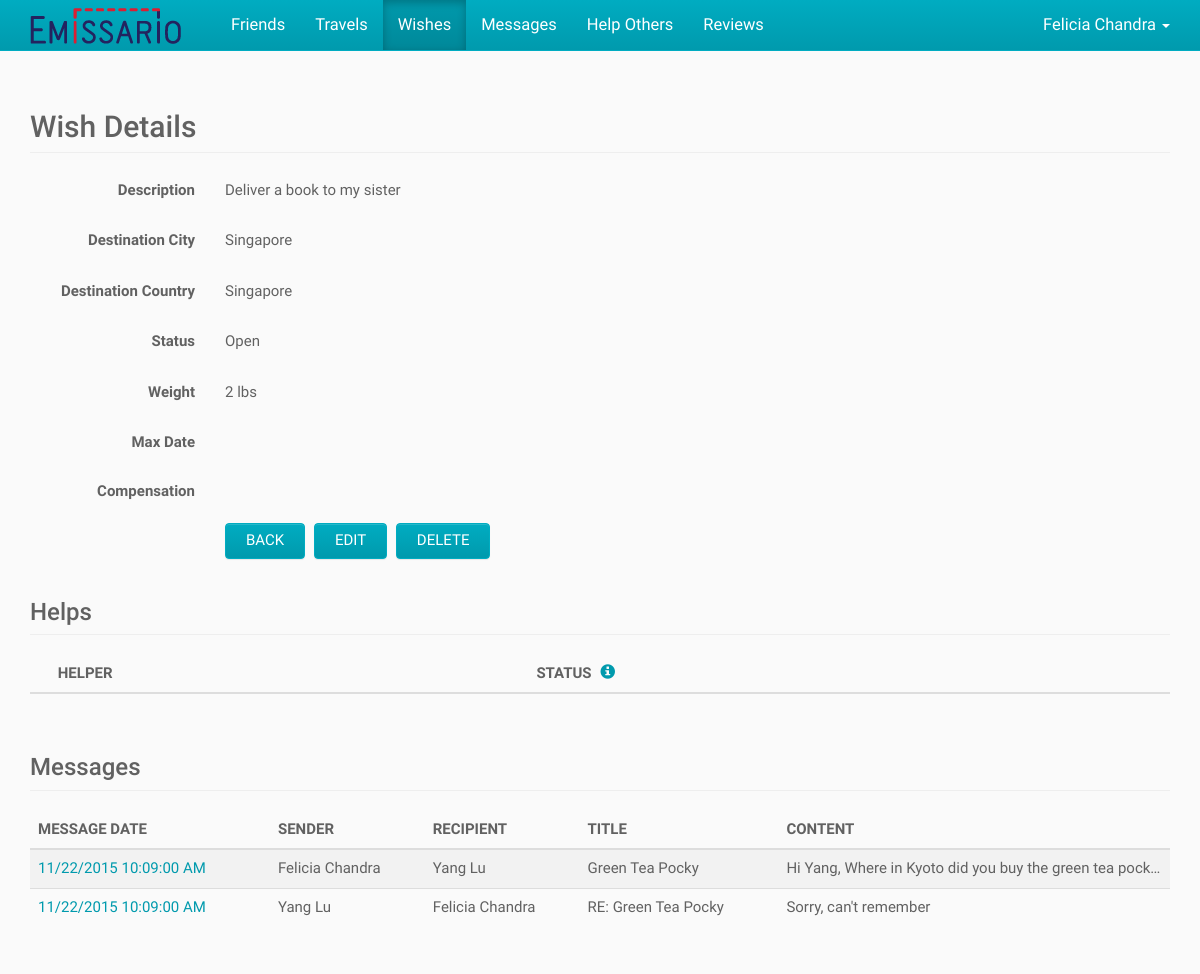
The app's page /index.php/wishes/view/1 (signed in) with its own data.
### tables this page shows
CREATE TABLE IF NOT EXISTS User (
	ID BIGINT NOT NULL AUTO_INCREMENT,
    First_Name VARCHAR(100) NOT NULL,
    Last_Name VARCHAR(100) NULL,
    Email VARCHAR(100) NOT NULL UNIQUE,
    `Password` CHAR(255) NOT NULL,
    City VARCHAR(100) NULL,
    State VARCHAR(100) NULL,
    Country VARCHAR(2) NULL,
    Phone VARCHAR(100) NULL,
    Created_On DATETIME NULL,
    Modified_On DATETIME NULL,
    PRIMARY KEY (ID)
);

CREATE TABLE IF NOT EXISTS Wish (
	ID BIGINT NOT NULL AUTO_INCREMENT,
    User_ID BIGINT NOT NULL,
    Description VARCHAR(1000) NOT NULL,
    Image BLOB NULL,
    Weight VARCHAR(50) NULL,
    Destination_City VARCHAR(100) NULL,
    Destination_Country VARCHAR(2) NULL,
    Max_Date DATE NULL,
    Compensation VARCHAR(100) NULL,
    Created_On DATETIME NULL,
    Modified_On DATETIME NULL,
    PRIMARY KEY (ID),
    FOREIGN KEY (User_ID) REFERENCES User (ID)
);

CREATE TABLE IF NOT EXISTS Country (
	Country_Code VARCHAR(2) NOT NULL,
    Country_Name VARCHAR(100) NOT NULL,
    Created_On DATETIME NULL,
    Modified_On DATETIME NULL,
    PRIMARY KEY (Country_Code)
);

CREATE TABLE IF NOT EXISTS Message (
	ID BIGINT NOT NULL AUTO_INCREMENT,
    Sender_ID BIGINT NOT NULL,
    Recipient_ID BIGINT NOT NULL,
    Title VARCHAR(255) NULL,
    Content VARCHAR(10000) NOT NULL,
    Unread BIT NOT NULL DEFAULT 1,
    Wish_ID BIGINT NULL,
    Created_On DATETIME NULL,
    Modified_On DATETIME NULL,
    PRIMARY KEY (ID),
    FOREIGN KEY (Sender_ID) REFERENCES User (ID),
    FOREIGN KEY (Recipient_ID) REFERENCES User (ID),
    FOREIGN KEY (Wish_ID) REFERENCES Wish (ID)
);

### application/controllers/wishes.php (called while the page is built, shortened)
<?php
class Wishes
{
	public function view($wishID)
	{
		$userID = $GLOBALS["beans"]->siteHelper->getSession("userID");
		$wish = $GLOBALS["beans"]->wishService->getWish($wishID, $userID);
		$messages = $GLOBALS["beans"]->messageService->getMessagesForWish($wishID, $userID);
		require APP . 'views/_templates/header.php';
		require APP . 'views/wishes/view.php';
		require APP . 'views/_templates/footer.php';
	}
}

### index.php (called while the page is built, shortened)
<?php
$app = new Application();

### application/core/service.php (called while the page is built)
<?php
class Service
{
	function __construct($model)
	{
		$this->model = $model;
	}
}

### application/core/model.php (called while the page is built)
<?php
class Model
{
	function __construct($db)
	{
		$this->db = $db;
	}
}

### application/models/userModel.php (called while the page is built, shortened)
<?php
class UserModel extends Model
{
	public function getUser($userID)
	{
		$sql = "SELECT User.*, Country.Country_Name, State.State_Name
				FROM User
				LEFT JOIN Country ON Country.Country_Code = User.Country
				LEFT JOIN State ON State.State_Code = User.State
				WHERE User.ID = :user_id";
		$parameters = array(":user_id" => $userID);
		return $GLOBALS["beans"]->queryHelper->getSingleRowObject($this->db, $sql, $parameters);
	}
}

### application/helpers/queryHelper.php (called while the page is built, shortened)
<?php
class QueryHelper
{
	public function getSingleRowObject($db, $sql, $parameters) {
		$query = $db->prepare($sql);
		$query->execute($parameters);
		$result = $query->fetch();
		return $result;
	}
}

### application/services/userService.php (called while the page is built, shortened)
<?php
class UserService extends Service
{
	public function getUser($userID)
	{
		return $this->model->getUser($userID);
	}
}

### application/models/wishModel.php (called while the page is built, shortened)
<?php
class WishModel extends Model
{
	public function getWish($wishID, $userID = "", $wishStatus = "")
	{
		$sql = "SELECT Wish.*,
					DATE_FORMAT(Wish.Max_Date, '%m/%d/%Y') AS Formatted_Max_Date,
					Country.Country_Name AS Destination_Country_Name
				FROM Wish
				LEFT JOIN Country ON Country.Country_Code = Wish.Destination_Country
				WHERE Wish.ID = :wish_id";
		if (is_numeric($userID)) {
			$sql .= " AND Wish.User_ID = :user_id";
		}
		$parameters = array(':wish_id' => $wishID);
		if (is_numeric($userID)) {
			$parameters[":user_id"] = $userID;
		}
		return $GLOBALS["beans"]->queryHelper->getSingleRowObject($this->db, $sql, $parameters);
	}
}

### application/services/wishService.php (called while the page is built, shortened)
<?php
class WishService extends Service
{
	public function getWish($wishID, $userID = "", $wishStatus = "")
	{
		return $this->model->getWish($wishID, $userID, $wishStatus);
	}
}

### application/models/messageModel.php (called while the page is built, shortened)
<?php
class MessageModel extends Model
{
	public function getMessagesForWish($wishID, $userID = "")
	{
		$sql = "SELECT Message.*,
					Sender.First_name AS Sender_First_Name,
					Sender.Last_name AS Sender_Last_Name,
					Recipient.First_Name AS Recipient_First_Name,
					Recipient.Last_Name AS Recipient_Last_Name,
					DATE_FORMAT(Message.Created_On, '%m/%d/%Y %r') AS Formatted_Created_On
				FROM Message
				INNER JOIN Wish ON Wish.ID = Message.Wish_ID
				INNER JOIN User Sender ON Sender.ID = Message.Sender_ID
				INNER JOIN User Recipient ON Recipient.ID = Message.Recipient_ID
				WHERE Message.Wish_ID = :wish_id";
		if (is_numeric($userID)) {
			$sql .= " AND (Wish.User_ID = :user_id
						OR Message.Recipient_ID = :user_id
						OR Message.Sender_ID = :user_id)";
		}
		$sql .= " ORDER BY Message.Created_On DESC";
		$parameters = array(":wish_id" => $wishID);
		if (is_numeric($userID))
		{
			$parameters[":user_id"] = $userID;
		}
		$query = $this->db->prepare($sql);
		$query->execute($parameters);
		return $query->fetchAll();
	}
}

### application/services/messageService.php (called while the page is built, shortened)
<?php
class MessageService extends Service
{
	public function getMessagesForWish($wishID, $userID = "")
	{
		return $this->model->getMessagesForWish($wishID, $userID);
	}
}

### application/views/wishes/view.php (the view, shortened to what this page needs)
<div class="container">
	<h2 class="page-header">Wish Details</h2>
	<div class="section form-horizontal">
		<div class="form-group">
			<label class="col-sm-2 control-label">Description</label>
			<div class="col-sm-10">
				<p class="form-control-static"><?php echo $wish->Description ?></p>
			</div>
		</div>
		<div class="form-group">
			<label class="col-sm-2 control-label">Destination City</label>
			<div class="col-sm-10">
				<p class="form-control-static"><?php echo $wish->Destination_City ?></p>
			</div>
		</div>
		<div class="form-group">
			<label class="col-sm-2 control-label">Destination Country</label>
			<div class="col-sm-10">
				<p class="form-control-static"><?php echo $wish->Destination_Country_Name ?></p>
			</div>
		</div>
		<div class="form-group">
			<label class="col-sm-2 control-label">Status</label>
			<div class="col-sm-10">
				<p class="form-control-static"><?php echo $wish->Status ?></p>
			</div>
		</div>
		<div class="form-group">
			<label class="col-sm-2 control-label">Weight</label>
			<div class="col-sm-10">
				<p class="form-control-static"><?php echo $wish->Weight ?></p>
			</div>
		</div>
		<div class="form-group">
			<label class="col-sm-2 control-label">Max Date</label>
			<div class="col-sm-10">
				<p class="form-control-static"><?php echo $wish->Formatted_Max_Date ?></p>
			</div>
		</div>
		<div class="form-group">
			<label class="col-sm-2 control-label">Compensation</label>
			<div class="col-sm-10">
				<p class="form-control-static"><?php echo $wish->Compensation ?></p>
			</div>
		</div>
		<div class="form-group">
			<div class="col-sm-offset-2 col-sm-10">
				<button type="button" id="back" class="btn btn-default">Back</button>
				<?php if (strcasecmp("Open", $wish->Status) == 0) { ?>
					<button type="button" id="edit" class="btn btn-default">Edit</button>
					<button type="button" id="delete" class="btn btn-default">Delete</button>
				<?php } elseif (strcasecmp("Accepted", $wish->Status) == 0) { ?>
					<button type="button" id="close" class="btn btn-default">Close</button>
				<?php } ?>
			</div>
		</div>
	</div>
	<div class="section">
		<h3 class="page-header">Helps</h3>
		<div class="table-responsive">
			<table class="table table-striped">
				<thead>
					<tr>
						<th width="1%">&nbsp;</th>
						<th>Helper</th>
						<th>
							Status
							<a id="statusInfo" tabindex="0" role="button" data-toggle="popover" class="info-button">
								<i class="glyphicon glyphicon-info-sign"></i>
							</a>
						</th>
					</tr>
				</thead>
			</table>
		</div>
	</div>
	<div class="section">
		<h3 class="page-header">Messages</h3>
		<div class="table-responsive">
			<table class="table table-striped">
				<thead>
					<tr>
						<th>Message Date</th>
						<th>Sender</th>
						<th>Recipient</th>
						<th>Title</th>
						<th>Content</th>
					</tr>
				</thead>
				<tbody>
					<?php foreach ($messages as $message) { ?>
						<tr>
							<td>
								<a href="<?php echo URL_WITH_INDEX_FILE . "messages/view/" . $message->ID; ?>">
									<?php echo $message->Formatted_Created_On ?>
								</a>
							</td>
							<td><?php echo $message->Sender_First_Name . " " . $message->Sender_Last_Name ?></td>
							<td><?php echo $message->Recipient_First_Name . " " . $message->Recipient_Last_Name ?></td>
							<td><?php echo $message->Title ?></td>
							<td class="truncate"><?php echo $message->Content ?></td>
						</tr>
					<?php } ?>
				</tbody>
			</table>
		</div>
	</div>
</div>

### application/views/_templates/header.php (shortened to what this page needs)
<?php
$activeView = "";
if (array_key_exists("PATH_INFO", $_SERVER)) {
	$pathInfoArray = explode("/", $_SERVER["PATH_INFO"]);
	$activeView = $pathInfoArray[1];
}
if (!isset($user)) {
	$user = $GLOBALS["beans"]->userService->getUser($userID);
}
?><!DOCTYPE html>
<html lang="en">
<head>
	<link href="<?php echo URL; ?>public/css/bootstrap.css" rel="stylesheet">
	<link href="<?php echo URL; ?>public/css/bootstrap-theme.css" rel="stylesheet">
	<link href="<?php echo URL; ?>public/css/bootstrap-datepicker3.css" rel="stylesheet">
</head>
<body>
	<nav class="navbar navbar-inverse navbar-fixed-top">
		<div class="container">
			<div class="navbar-header">
				<a class="navbar-brand" href="<?php echo URL_WITH_INDEX_FILE; ?>">
					<img alt="Emissario" src="<?php echo URL; ?>public/img/logo.png" />
				</a>
			</div>
			<?php if (is_numeric($userID)) { ?>
				<div id="navbar" class="navbar-collapse collapse">
					<ul class="nav navbar-nav navbar-left">
						<?php echo $GLOBALS["beans"]->siteHelper->getNavigationHTML($activeView); ?>
					</ul>
					<ul class="nav navbar-nav navbar-right">
						<li class="dropdown">
							<a class="dropdown-toggle" href="#!" aria-expanded="false" aria-haspopup="true" role="button" data-toggle="dropdown">
								<?php echo $user->First_Name . " " . $user->Last_Name ?>
								<span class="caret"></span>
							</a>
						</li>
					</ul>
				</div>
			<?php } ?>
		</div>
	</nav>

### records on screen
user: First_Name "Felicia", Last_Name "Chandra"
wish: Description "Deliver a book to my sister", Destination_City "Singapore", country.Country_Name "Singapore", Status "Open", Weight "2 lbs"
message: Formatted_Created_On "11/22/2015 10:09:00 AM", Sender_ID.First_Name "Felicia", Sender_ID.Last_Name "Chandra", Recipient_ID.First_Name "Yang", Recipient_ID.Last_Name "Lu", Title "Green Tea Pocky", Content "Hi Yang, Where in Kyoto did you buy the green tea pock…"
message: Formatted_Created_On "11/22/2015 10:09:00 AM", Sender_ID.First_Name "Yang", Sender_ID.Last_Name "Lu", Recipient_ID.First_Name "Felicia", Recipient_ID.Last_Name "Chandra", Title "RE: Green Tea Pocky", Content "Sorry, can't remember"

### other values on screen
$viewTitle "Friends"
$viewTitle "Travels"
$viewTitle "Wishes"
$viewTitle "Messages"
$viewTitle "Help Others"
$viewTitle "Reviews"
